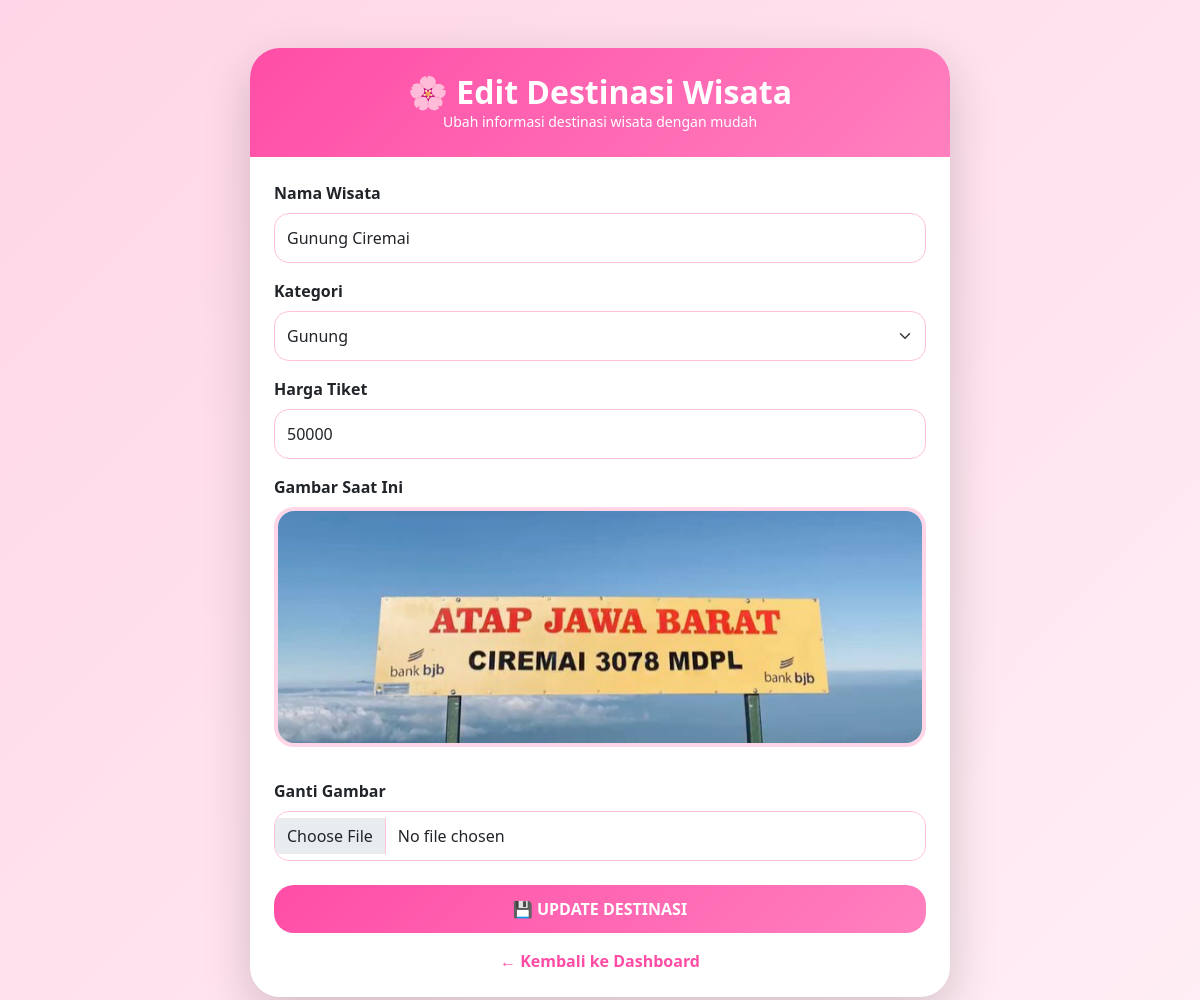
Page /webdev/admin/edit_destinasi.php?id=1 on the committed database.
### tables this page shows
CREATE TABLE `destinasi` (
  `id_destinasi` int(11) NOT NULL,
  `nama_wisata` varchar(100) NOT NULL,
  `kategori` enum('Alam','Gunung','Pantai') NOT NULL,
  `harga_tiket` int(11) DEFAULT 50000,
  `deskripsi` text DEFAULT NULL,
  `gambar` varchar(255) DEFAULT NULL,
  `maps` text DEFAULT NULL
);

### webdev/admin/edit_destinasi.php (the view, shortened to what this page needs)
<?php
include '../koneksi.php';
$id = $_GET['id'];
$query = mysqli_query($conn, "
    SELECT * FROM destinasi
    WHERE id_destinasi='$id'
");
$data = mysqli_fetch_assoc($query);
?>
<!DOCTYPE html>
<html lang="id">
<head>
    <link href="https://cdn.jsdelivr.net/npm/bootstrap@5.0.2/dist/css/bootstrap.min.css" rel="stylesheet">
</head>
<body>
<div class="container py-5">
    <div class="card card-custom shadow-lg mx-auto" style="max-width:700px;">
        <div class="header-pink">
            <h2>🌸 Edit Destinasi Wisata</h2>
            <p class="mb-0 small">
                Ubah informasi destinasi wisata dengan mudah
            </p>
        </div>
        <div class="p-4">
            <form method="POST" enctype="multipart/form-data">
                <div class="mb-3">
                    <label class="form-label fw-bold">
                        Nama Wisata
                    </label>
                    <input type="text"
                           name="nama"
                           value="<?= $data['nama_wisata']; ?>"
                           class="form-control"
                           required>
                </div>
                <div class="mb-3">
                    <label class="form-label fw-bold">
                        Kategori
                    </label>
                    <select name="kategori" class="form-select">
                        <option value="Gunung"
                        <?= $data['kategori']=='Gunung' ? 'selected' : ''; ?>>
                        Gunung
                        </option>
                    </select>
                </div>
                <div class="mb-3">
                    <label class="form-label fw-bold">
                        Harga Tiket
                    </label>
                    <input type="number"
                           name="harga"
                           value="<?= $data['harga_tiket']; ?>"
                           class="form-control"
                           required>
                </div>
                <div class="mb-3">
                    <label class="form-label fw-bold">
                        Gambar Saat Ini
                    </label>
                    <img src="../foto/<?= $data['gambar']; ?>"
                         class="preview mb-3">
                </div>
                <div class="mb-4">
                    <label class="form-label fw-bold">
                        Ganti Gambar
                    </label>
                    <input type="file"
                           name="gambar"
                           class="form-control">
                </div>
                <button type="submit"
                        name="update"
                        class="btn btn-pink w-100 mb-3">
                    💾 UPDATE DESTINASI
                </button>
                <div class="text-center">
                    <a href="dashboard.php" class="btn-kembali">
                        ← Kembali ke Dashboard
                    </a>
                </div>
            </form>
        </div>
    </div>
</div>
</body>
</html>

### webdev/admin/edit_destinasi.php (style rules this page uses)
body { background: linear-gradient(135deg, #ffd6e7, #ffeef5); min-height: 100vh; font-family: 'Segoe UI', sans-serif; }
.card-custom { border: none; border-radius: 30px; overflow: hidden; background: white; }
.header-pink { background: linear-gradient(135deg, #ff4da6, #ff80bf); padding: 25px; color: white; text-align: center; }
.header-pink h2 { font-weight: bold; margin: 0; }
.form-control, .form-select { border-radius: 15px; padding: 12px; border: 1px solid #ffc2da; }
.preview { width: 100%; height: 240px; object-fit: cover; border-radius: 20px; border: 4px solid #ffd6e7; }
.btn-pink { background: linear-gradient(135deg, #ff4da6, #ff80bf); border: none; color: white; padding: 12px; border-radius: 20px; font-weight: bold; transition: 0.3s; }
.btn-kembali { text-decoration: none; color: #ff4da6; font-weight: 600; }

### rows in the picture
destinasi: nama "Gunung Ciremai", kategori "Gunung", harga "50000", gambar (picture)
